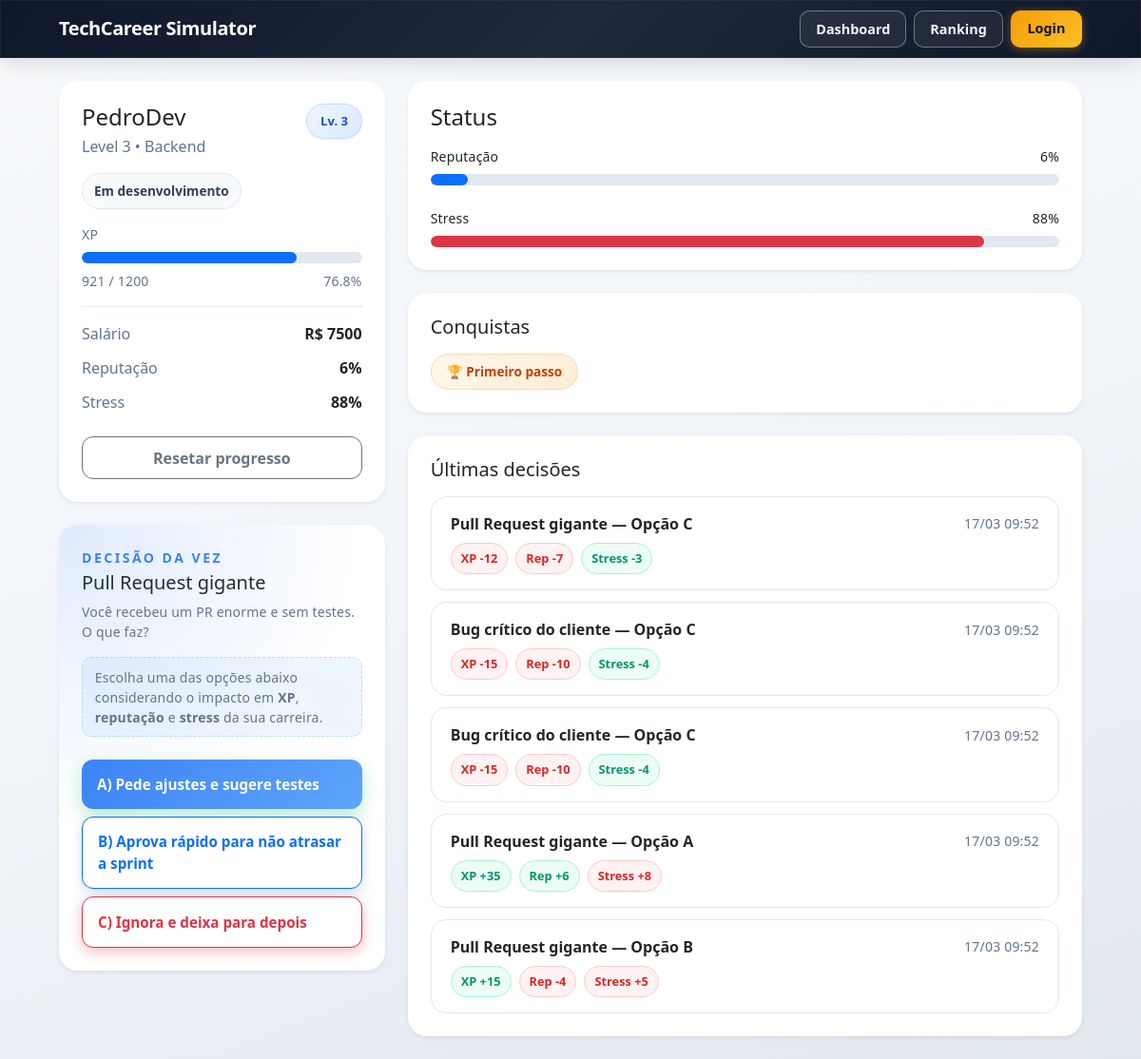
The page /dashboard (signed in) on the database its author committed.
### models.py (models this page shows)
class User(db.Model):
    id = db.Column(db.Integer, primary_key=True)
    username = db.Column(db.String(100), unique=True, nullable=False)
    stats = db.relationship("Stats", backref="user", uselist=False)

class Stats(db.Model):
    id = db.Column(db.Integer, primary_key=True)
    user_id = db.Column(db.Integer, db.ForeignKey("user.id"), nullable=False, unique=True)
    level = db.Column(db.Integer, default=1)
    xp = db.Column(db.Integer, default=0)
    xp_max = db.Column(db.Integer, default=100)
    salary = db.Column(db.Integer, default=2000)
    reputation = db.Column(db.Integer, default=50)
    stress = db.Column(db.Integer, default=10)

class DecisionLog(db.Model):
    id = db.Column(db.Integer, primary_key=True)
    user_id = db.Column(db.Integer, db.ForeignKey("user.id"), nullable=False)
    choice = db.Column(db.String(1), nullable=False)
    delta_xp = db.Column(db.Integer, default=0)
    delta_reputation = db.Column(db.Integer, default=0)
    delta_stress = db.Column(db.Integer, default=0)
    challenge_title = db.Column(db.String(150), nullable=True)
    created_at = db.Column(db.DateTime, default=datetime.utcnow)

### app.py (the view)
@app.route("/dashboard")
def dashboard():
    user_id = session.get("user_id")
    if not user_id:
        return redirect(url_for("login"))
    user = User.query.get(user_id)
    stats = Stats.query.filter_by(user_id=user_id).first()
    logs = (
    DecisionLog.query
    .filter_by(user_id=user_id)
    .order_by(DecisionLog.created_at.desc())
    .limit(5)
    .all()
)
    if not user or not stats:
        return redirect(url_for("login"))
    current_challenge = random.choice(challenges)
    achievements = []
    if len(logs) >= 1:
        achievements.append("Primeiro passo")
    if stats.level >= 4:
        achievements.append("Em ascensão")
    if stats.reputation >= 80:
        achievements.append("Boa reputação")
    if stats.stress >= 95:
        achievements.append("Burnout")
    if stats.xp >= stats.xp_max * 0.8:
        achievements.append("Quase lá")
    return render_template(
        "dashboard.html",
        user=user,
        stats=stats,
        logs=logs,
        current_challenge=current_challenge,
        achievements=achievements
    )

### app.py (called while the page is built)
def format_brasilia(dt):
    if dt is None:
        return ""
    if dt.tzinfo is None:
        dt = dt.replace(tzinfo=timezone.utc)
    br = dt.astimezone(BRASILIA)
    return br.strftime("%d/%m %H:%M")

### templates/dashboard.html (shortened to what this page needs)
{% extends "base.html" %}
{% block content %}
<div class="row g-4">
  <div class="col-12 col-lg-4">
    <div class="card shadow-sm border-0 profile-card">
      <div class="card-body p-4">
        <div class="d-flex justify-content-between align-items-start mb-3">
          <div>
            <h1 class="h4 mb-1">{{ user.username }}</h1>
            <p class="text-secondary mb-0">Level {{ stats.level }} • Backend</p>
          </div>
          <span class="level-badge">Lv. {{ stats.level }}</span>
        </div>
        {% if stats.stress >= 90 %}
          <div class="status-chip danger-soft mb-3">Em risco de burnout</div>
        {% elif stats.reputation >= 80 %}
          <div class="status-chip success-soft mb-3">Profissional em destaque</div>
        {% elif stats.xp >= stats.xp_max * 0.8 %}
          <div class="status-chip info-soft mb-3">Próximo de subir de nível</div>
        {% else %}
          <div class="status-chip neutral-soft mb-3">Em desenvolvimento</div>
        {% endif %}
        <div class="mb-2 small text-secondary">XP</div>
        <div class="progress mb-2">
          <div class="progress-bar" style="width: {{ (stats.xp / stats.xp_max) * 100 }}%"></div>
        </div>
        <div class="d-flex justify-content-between small text-secondary mb-3">
          <span>{{ stats.xp }} / {{ stats.xp_max }}</span>
          <span>{{ ((stats.xp / stats.xp_max) * 100) | round(1) }}%</span>
        </div>
        <hr>
        <div class="info-row">
          <span class="text-secondary">Salário</span>
          <span class="fw-semibold">R$ {{ stats.salary }}</span>
        </div>
        <div class="info-row">
          <span class="text-secondary">Reputação</span>
          <span class="fw-semibold">{{ stats.reputation }}%</span>
        </div>
        <div class="info-row">
          <span class="text-secondary">Stress</span>
          <span class="fw-semibold {% if stats.stress >= 90 %}text-danger{% endif %}">
            {{ stats.stress }}%
          </span>
        </div>
        <form method="POST" action="{{ url_for('reset') }}" class="mt-4">
          <button
            class="btn btn-outline-secondary w-100"
            type="submit"
          >
            Resetar progresso
          </button>
        </form>
      </div>
    </div>
    <div class="card shadow-sm border-0 mt-4 challenge-card">
      <div class="card-body p-4">
        <p class="challenge-label text-uppercase small fw-semibold mb-1">
          Decisão da vez
        </p>
        <h2 class="h5 mb-2">{{ current_challenge.title }}</h2>
        <p class="text-secondary small mb-3">
          {{ current_challenge.prompt }}
        </p>
        <p class="challenge-help text-secondary small mb-3">
          Escolha uma das opções abaixo considerando o impacto em
          <span class="fw-semibold">XP</span>, <span class="fw-semibold">reputação</span> e <span class="fw-semibold">stress</span> da sua carreira.
        </p>
        <form method="POST" action="{{ url_for('choose') }}" class="d-grid gap-2 mt-3 choice-buttons">
          <button
            class="btn btn-primary choice-btn choice-btn-a"
            name="choice"
            value="A"
            type="submit"
          >
            A) {{ current_challenge.a.text }}
          </button>
          <button
            class="btn btn-outline-primary choice-btn choice-btn-b"
            name="choice"
            value="B"
            type="submit"
          >
            B) {{ current_challenge.b.text }}
          </button>
          <button
            class="btn btn-outline-danger choice-btn choice-btn-c"
            name="choice"
            value="C"
            type="submit"
          >
            C) {{ current_challenge.c.text }}
          </button>
        </form>
      </div>
    </div>
  </div>
  <div class="col-12 col-lg-8">
    <div class="card shadow-sm border-0">
      <div class="card-body p-4">
        <div class="d-flex justify-content-between align-items-center mb-3">
          <h2 class="h4 mb-0">Status</h2>
        </div>
        <div class="mb-2 d-flex justify-content-between small">
          <span>Reputação</span>
          <span>{{ stats.reputation }}%</span>
        </div>
        <div class="progress mb-4">
          <div class="progress-bar" style="width: {{ stats.reputation }}%"></div>
        </div>
        <div class="mb-2 d-flex justify-content-between small">
          <span>Stress</span>
          <span>{{ stats.stress }}%</span>
        </div>
        <div class="progress">
          <div class="progress-bar bg-danger" style="width: {{ stats.stress }}%"></div>
        </div>
      </div>
    </div>
    <div class="card shadow-sm border-0 mt-4">
      <div class="card-body p-4">
        <h2 class="h5 mb-3">Conquistas</h2>
        {% if achievements and achievements|length > 0 %}
          <div class="achievement-list">
            {% for achievement in achievements %}
              <span class="achievement-badge">🏆 {{ achievement }}</span>
            {% endfor %}
          </div>
        {% else %}
          <p class="text-secondary mb-0">Nenhuma conquista desbloqueada ainda.</p>
        {% endif %}
      </div>
    </div>
    <div class="card shadow-sm border-0 mt-4">
      <div class="card-body p-4">
        <h2 class="h5 mb-3">Últimas decisões</h2>
        {% if logs and logs|length > 0 %}
          <div class="decision-list">
            {% for l in logs %}
              <div class="decision-item">
                <div class="decision-top">
                  <div class="fw-semibold">
                    {{ l.challenge_title if l.challenge_title else "Desafio" }} — Opção {{ l.choice }}
                  </div>
                  <span class="text-secondary small">{{ l.created_at | brasilia }}</span>
                </div>
                <div class="decision-stats mt-2">
                  <span class="decision-pill {% if l.delta_xp >= 0 %}pill-positive{% else %}pill-negative{% endif %}">
                    XP {{ "+" if l.delta_xp > 0 else "" }}{{ l.delta_xp }}
                  </span>
                  <span class="decision-pill {% if l.delta_reputation >= 0 %}pill-positive{% else %}pill-negative{% endif %}">
                    Rep {{ "+" if l.delta_reputation > 0 else "" }}{{ l.delta_reputation }}
                  </span>
                  <span class="decision-pill {% if l.delta_stress <= 0 %}pill-positive{% else %}pill-negative{% endif %}">
                    Stress {{ "+" if l.delta_stress > 0 else "" }}{{ l.delta_stress }}
                  </span>
                </div>
              </div>
            {% endfor %}
          </div>
        {% else %}
          <p class="text-secondary mb-0">Nenhuma decisão registrada ainda.</p>
        {% endif %}
      </div>
    </div>
  </div>
</div>
{% endblock %}

### rows shown on the page
User: username "PedroDev"
Stats: level "3", xp "921", xp_max "1200", ((stats.xp/stats.xp_max)*100)|round(1) "76.8", salary "7500", reputation "6", stress "88"
DecisionLog: challenge_title "Pull Request gigante", choice "C", created_at|brasilia "17/03 09:52", delta_xp "-12", delta_reputation "-7", delta_stress "-3"
DecisionLog: challenge_title "Bug crítico do cliente", choice "C", created_at|brasilia "17/03 09:52", delta_xp "-15", delta_reputation "-10", delta_stress "-4"
DecisionLog: challenge_title "Bug crítico do cliente", choice "C", created_at|brasilia "17/03 09:52", delta_xp "-15", delta_reputation "-10", delta_stress "-4"
DecisionLog: challenge_title "Pull Request gigante", choice "A", created_at|brasilia "17/03 09:52", delta_xp "+", delta_xp "35", delta_reputation "+", delta_reputation "6", delta_stress "+", delta_stress "8"
DecisionLog: challenge_title "Pull Request gigante", choice "B", created_at|brasilia "17/03 09:52", delta_xp "+", delta_xp "15", delta_reputation "-4", delta_stress "+", delta_stress "5"

### other values the page prints
{{ achievement }} "Primeiro passo"
